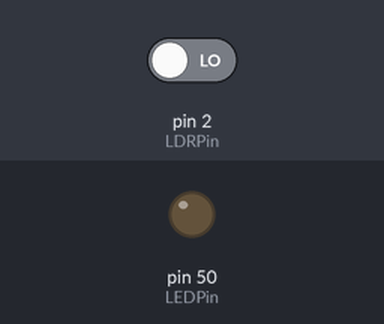
The sketch below on a simulated Arduino Mega 2560, built with avr-gcc and run on an emulated ATmega2560. Shown: output pins drawn as LEDs (lit = HIGH). Dashed ring = blinking. The test bench sets the inputs (shaded band); at power-on: pin 2 (LDRPin) LOW.

Above: at 1.2 s.
1.3 s: pin 2 (LDRPin) driven HIGH
At 1.51 s:
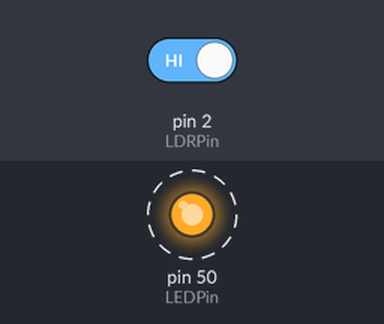
4.3 s: pin 2 (LDRPin) driven LOW
At 4.3 s:
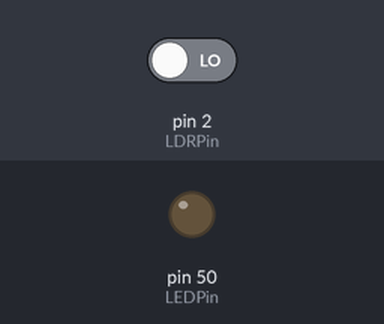
Timing chart, 0 to 7.3 s (numbered marks = the images above; inputs shaded):
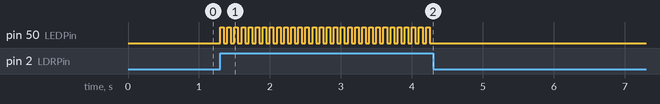

The sketch:

Practice5.2_Photoresistor_Digital.ino
```cpp
/*
  Photoresistor or LDR Sensor as DIGITAL INPUT

Description:
  Turn on a specific led according to light changes.
  The resistance of a photoresistor decreases
  with increasing incident light

Author:
  created September 19, 2017
  by David Osorio

Organization:
  Colima Institute of Technology

Career:
  Computer Engineering

Subject:
  Embedded Systems
*/


const int LEDPin = 50;
const int LDRPin = 2;

void setup() {
  pinMode(LEDPin, OUTPUT);
  pinMode(LDRPin, INPUT);
}

void loop() {
  int value = digitalRead(LDRPin);
  if (value == HIGH) {
    digitalWrite(LEDPin, HIGH);
    delay(50);
    digitalWrite(LEDPin, LOW);
    delay(50);
  }
}
```

Measured:
- after the input at 1.3 s, pin 50 (LEDPin): alternates HIGH for 0.05 s and LOW for 0.05 s, starting at once
- after the input at 4.3 s, pin 50 (LEDPin): stops changing and stays LOW
